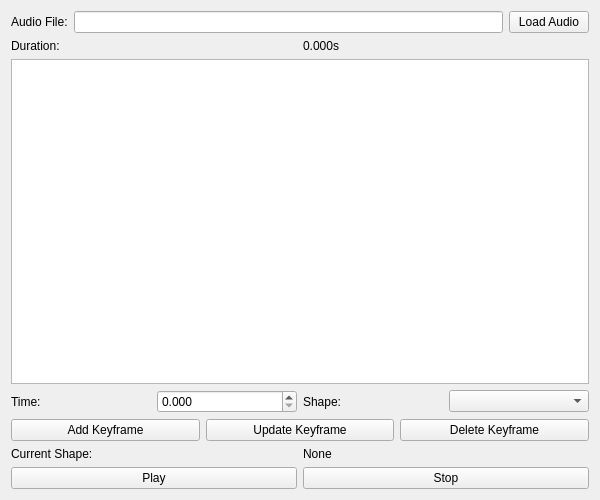
<?xml version="1.0" encoding="UTF-8"?>
<ui version="4.0">
 <class>Form</class>
 <widget class="QWidget" name="Form">
  <property name="geometry">
   <rect>
    <x>0</x>
    <y>0</y>
    <width>600</width>
    <height>500</height>
   </rect>
  </property>
  <property name="windowTitle">
   <string>Form</string>
  </property>
  <layout class="QVBoxLayout" name="verticalLayout">
   <item>
    <layout class="QHBoxLayout" name="audioLayout">
     <item>
      <widget class="QLabel" name="audioFileLabel">
       <property name="text">
        <string>Audio File:</string>
       </property>
      </widget>
     </item>
     <item>
      <widget class="QLineEdit" name="audioPath">
       <property name="readOnly">
        <bool>true</bool>
       </property>
       <property name="toolTip">
        <string>Path to the WAV audio file</string>
       </property>
      </widget>
     </item>
     <item>
      <widget class="QPushButton" name="loadAudioButton">
       <property name="text">
        <string>Load Audio</string>
       </property>
       <property name="toolTip">
        <string>Load a WAV audio file (Ctrl+O)</string>
       </property>
      </widget>
     </item>
    </layout>
   </item>
   <item>
    <layout class="QHBoxLayout" name="durationLayout">
     <item>
      <widget class="QLabel" name="durationLabel">
       <property name="text">
        <string>Duration:</string>
       </property>
      </widget>
     </item>
     <item>
      <widget class="QLabel" name="durationValueLabel">
       <property name="text">
        <string>0.000s</string>
       </property>
       <property name="toolTip">
        <string>Duration of the loaded audio file</string>
       </property>
      </widget>
     </item>
    </layout>
   </item>
   <item>
    <widget class="QListWidget" name="previewList">
     <property name="toolTip">
      <string>List of keyframes (right-click for options)</string>
     </property>
     <property name="contextMenuPolicy">
      <enum>Qt::CustomContextMenu</enum>
     </property>
    </widget>
   </item>
   <item>
    <layout class="QHBoxLayout" name="keyframeLayout">
     <item>
      <widget class="QLabel" name="timeLabel">
       <property name="text">
        <string>Time:</string>
       </property>
      </widget>
     </item>
     <item>
      <widget class="QDoubleSpinBox" name="timeInput">
       <property name="toolTip">
        <string>Time in seconds for the keyframe</string>
       </property>
       <property name="decimals">
        <number>3</number>
       </property>
       <property name="minimum">
        <double>0.000000000000000</double>
       </property>
       <property name="maximum">
        <double>999.998999999999990</double>
       </property>
       <property name="singleStep">
        <double>0.100000000000000</double>
       </property>
      </widget>
     </item>
     <item>
      <widget class="QLabel" name="shapeLabel">
       <property name="text">
        <string>Shape:</string>
       </property>
      </widget>
     </item>
     <item>
      <widget class="QComboBox" name="shapeSelect">
       <property name="toolTip">
        <string>Lip shape/viseme for the keyframe</string>
       </property>
      </widget>
     </item>
    </layout>
   </item>
   <item>
    <layout class="QHBoxLayout" name="buttonLayout">
     <item>
      <widget class="QPushButton" name="addKeyframeButton">
       <property name="text">
        <string>Add Keyframe</string>
       </property>
       <property name="toolTip">
        <string>Add a new keyframe (Insert)</string>
       </property>
      </widget>
     </item>
     <item>
      <widget class="QPushButton" name="updateKeyframeButton">
       <property name="text">
        <string>Update Keyframe</string>
       </property>
       <property name="toolTip">
        <string>Update selected keyframe (Enter)</string>
       </property>
      </widget>
     </item>
     <item>
      <widget class="QPushButton" name="deleteKeyframeButton">
       <property name="text">
        <string>Delete Keyframe</string>
       </property>
       <property name="toolTip">
        <string>Delete selected keyframe (Delete)</string>
       </property>
      </widget>
     </item>
    </layout>
   </item>
   <item>
    <layout class="QHBoxLayout" name="previewLayout">
     <item>
      <widget class="QLabel" name="currentShapeLabel">
       <property name="text">
        <string>Current Shape:</string>
       </property>
      </widget>
     </item>
     <item>
      <widget class="QLabel" name="previewLabel">
       <property name="text">
        <string>None</string>
       </property>
      </widget>
     </item>
    </layout>
   </item>
   <item>
    <layout class="QHBoxLayout" name="playbackLayout">
     <item>
      <widget class="QPushButton" name="playButton">
       <property name="text">
        <string>Play</string>
       </property>
       <property name="toolTip">
        <string>Play preview (Space)</string>
       </property>
      </widget>
     </item>
     <item>
      <widget class="QPushButton" name="stopButton">
       <property name="text">
        <string>Stop</string>
       </property>
       <property name="toolTip">
        <string>Stop preview (Esc)</string>
       </property>
      </widget>
     </item>
    </layout>
   </item>
  </layout>
 </widget>
 <resources />
 <connections />
</ui>
